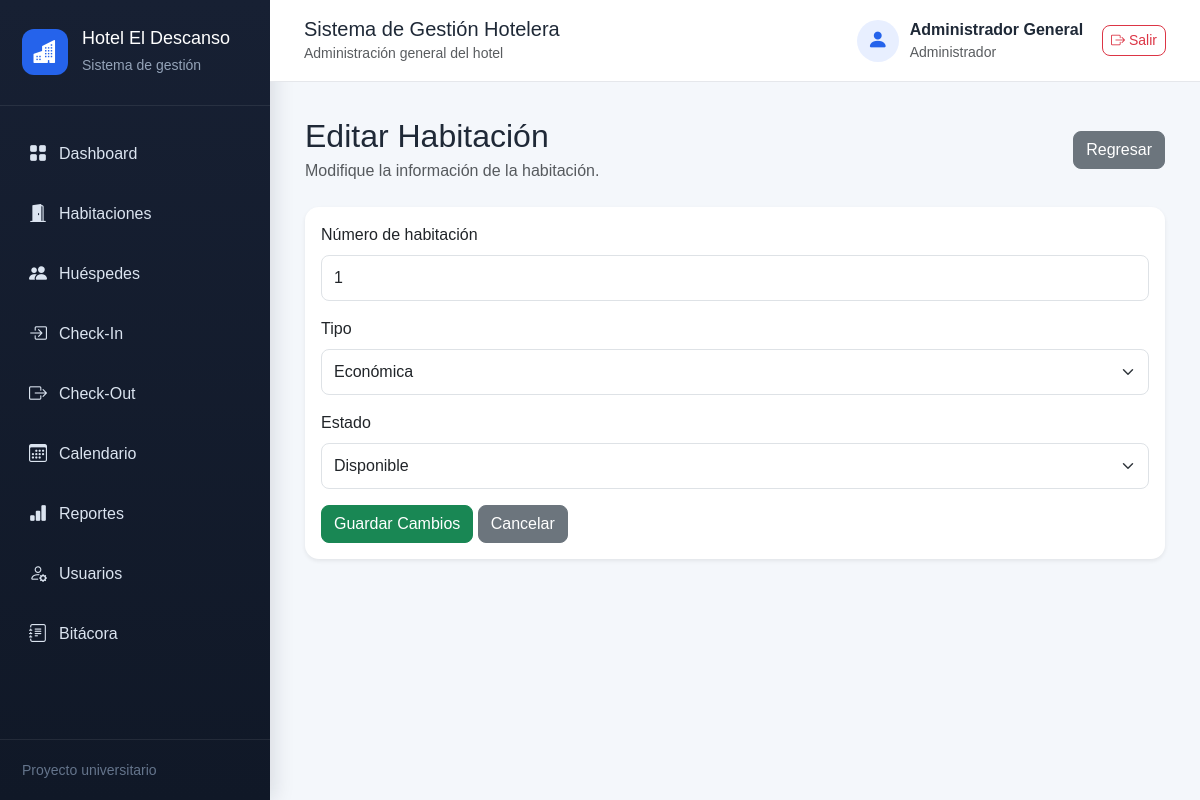
/habitaciones/editar/1 (signed in), run on the app's committed database.
### models.py (models this page shows, shortened)
class Habitacion(db.Model):
    __tablename__ = "habitaciones"
    id = db.Column(
        db.Integer,
        primary_key=True
    )
    numero = db.Column(
        db.Integer,
        unique=True,
        nullable=False
    )
    tipo = db.Column(
        db.String(20),
        nullable=False
    )
    precio = db.Column(
        db.Float,
        nullable=False
    )
    estado = db.Column(
        db.String(20),
        nullable=False,
        default="Disponible"
    )
    reservas = db.relationship(
        "Reserva",
        backref="habitacion",
        lazy=True
    )

### routes/habitaciones.py (the view, shortened to what this page needs)
@habitaciones_bp.route(
    "/habitaciones/editar/<int:id>",
    methods=["GET", "POST"]
)
def editar_habitacion(id):
    habitacion = Habitacion.query.get_or_404(id)
    return render_template(
        "editar_habitacion.html",
        habitacion=habitacion
    )

### app.py (called while the page is built)
@app.before_request
def proteger_sistema():
    rutas_publicas = {
        "auth.login",
        "static"
    }
    if request.endpoint is None:
        return None
    if request.endpoint in rutas_publicas:
        return None
    if "usuario_id" not in session:
        return redirect(
            url_for("auth.login")
        )
    return None

### templates/editar_habitacion.html (shortened to what this page needs)
{% extends "base.html" %}
{% block contenido %}
<div class="d-flex justify-content-between align-items-center mb-4">
    <div>
        <h2 class="mb-1">Editar Habitación</h2>
        <p class="text-muted mb-0">
            Modifique la información de la habitación.
        </p>
    </div>
    <a
        href="{{ url_for('habitaciones.listar_habitaciones') }}"
        class="btn btn-secondary"
    >
        Regresar
    </a>
</div>
<div class="card shadow-sm">
    <div class="card-body">
        <form method="POST">
            <div class="mb-3">
                <label class="form-label">
                    Número de habitación
                </label>
                <input
                    type="number"
                    class="form-control"
                    name="numero"
                    value="{{ habitacion.numero }}"
                    required
                >
            </div>
            <div class="mb-3">
                <label class="form-label">
                    Tipo
                </label>
                <select
                    class="form-select"
                    name="tipo"
                    required
                >
                    <option
                        value="Económica"
                        {% if habitacion.tipo == "Económica" %}selected{% endif %}
                    >
                        Económica
                    </option>
                </select>
            </div>
            <div class="mb-3">
                <label class="form-label">
                    Estado
                </label>
                <select
                    class="form-select"
                    name="estado"
                    required
                >
                    <option
                        value="Disponible"
                        {% if habitacion.estado == "Disponible" %}selected{% endif %}
                    >
                        Disponible
                    </option>
                </select>
            </div>
            <button
                type="submit"
                class="btn btn-success"
            >
                Guardar Cambios
            </button>
            <a
                href="{{ url_for('habitaciones.listar_habitaciones') }}"
                class="btn btn-secondary"
            >
                Cancelar
            </a>
        </form>
    </div>
</div>
{% endblock %}

### static/css/estilos.css (style rules this page uses)
* { box-sizing: border-box; }
body { margin: 0; background-color: #f4f7fb; font-family: Arial, Helvetica, sans-serif; color: #1f2937; }
.card { border: none; border-radius: 14px; }
.btn { border-radius: 8px; }
.form-control, .form-select { border-radius: 8px; padding: 10px 12px; }

### data on the page
Habitacion: numero "1", tipo "Económica", estado "Disponible"

### other printed values
{{ session.get("nombre_usuario", "Usuario") }} "Administrador General"
{{ session.get("rol", "") }} "Administrador"
